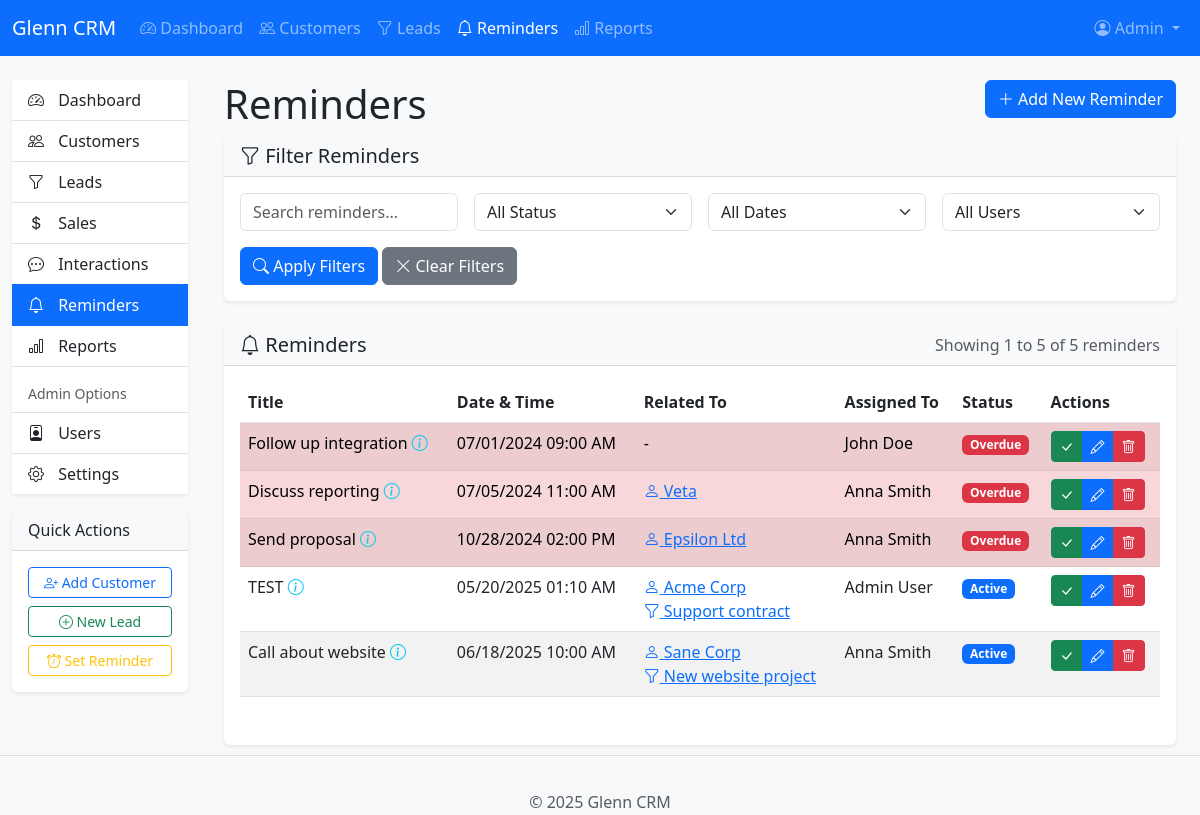
The page /glenncrm/index.php?page=reminders (signed in) on the database its author committed.
### tables this page shows
CREATE TABLE `settings` (
  `setting_id` int(11) NOT NULL,
  `setting_name` varchar(50) NOT NULL,
  `setting_value` text DEFAULT NULL,
  `setting_description` text DEFAULT NULL,
  `is_public` tinyint(1) DEFAULT 0,
  `updated_at` timestamp NOT NULL DEFAULT current_timestamp() ON UPDATE current_timestamp()
);

CREATE TABLE `reminders` (
  `reminder_id` int(11) NOT NULL,
  `user_id` int(11) NOT NULL,
  `customer_id` int(11) DEFAULT NULL,
  `lead_id` int(11) DEFAULT NULL,
  `title` varchar(100) NOT NULL,
  `reminder_date` datetime NOT NULL,
  `message` text DEFAULT NULL,
  `is_completed` tinyint(1) DEFAULT 0,
  `sent` tinyint(1) DEFAULT 0,
  `created_at` timestamp NOT NULL DEFAULT current_timestamp()
);

CREATE TABLE `users` (
  `user_id` int(11) NOT NULL,
  `username` varchar(50) NOT NULL,
  `password_hash` varchar(255) NOT NULL,
  `email` varchar(100) NOT NULL,
  `first_name` varchar(50) NOT NULL,
  `last_name` varchar(50) NOT NULL,
  `role` enum('admin','user') DEFAULT 'user',
  `last_login` timestamp NULL DEFAULT NULL,
  `created_at` timestamp NOT NULL DEFAULT current_timestamp()
);

CREATE TABLE `customers` (
  `customer_id` int(11) NOT NULL,
  `name` varchar(100) NOT NULL,
  `email` varchar(100) DEFAULT NULL,
  `phone` varchar(20) DEFAULT NULL,
  `address` text DEFAULT NULL,
  `notes` text DEFAULT NULL,
  `status` enum('active','inactive','prospect') DEFAULT 'active',
  `assigned_to` int(11) DEFAULT NULL,
  `created_at` timestamp NOT NULL DEFAULT current_timestamp(),
  `updated_at` timestamp NULL DEFAULT NULL ON UPDATE current_timestamp()
);

CREATE TABLE `leads` (
  `lead_id` int(11) NOT NULL,
  `customer_id` int(11) DEFAULT NULL,
  `title` varchar(100) NOT NULL,
  `description` text DEFAULT NULL,
  `status` enum('new','contacted','qualified','proposal','negotiation','closed_won','closed_lost') DEFAULT 'new',
  `source` varchar(100) DEFAULT NULL,
  `value` decimal(10,2) DEFAULT 0.00,
  `expected_close_date` date DEFAULT NULL,
  `priority` enum('low','medium','high') DEFAULT 'medium',
  `assigned_to` int(11) DEFAULT NULL,
  `created_at` timestamp NOT NULL DEFAULT current_timestamp(),
  `updated_at` timestamp NULL DEFAULT NULL ON UPDATE current_timestamp()
);

### glenncrm/pages/reminders.php (the view, shortened to what the rows shown need)
<?php
$action = isset($_GET['action']) ? sanitize_input($_GET['action']) : 'list';
$current_page = isset($_GET['p']) ? intval($_GET['p']) : 1;
$items_per_page = intval(get_setting('items_per_page', 10));
$offset = ($current_page - 1) * $items_per_page;
$is_admin = is_admin();
switch ($action) {
        ?>
        <?php
    default:
        $conditions = [];
        $params = [];
        $param_types = '';
        $where_clause = !empty($conditions) ? " WHERE " . implode(" AND ", $conditions) : "";
        $query = "SELECT r.*, c.name as customer_name, l.title as lead_title, u.first_name, u.last_name
                 FROM reminders r
                 LEFT JOIN customers c ON r.customer_id = c.customer_id
                 LEFT JOIN leads l ON r.lead_id = l.lead_id
                 LEFT JOIN users u ON r.user_id = u.user_id"
                 . $where_clause .
                 " ORDER BY r.reminder_date ASC LIMIT ?, ?";
        $stmt = $conn->prepare($query);
        $param_types .= 'ii';
        $params[] = $offset;
        $params[] = $items_per_page;
        $stmt->bind_param($param_types, ...$params);
        $stmt->execute();
        $reminders = $stmt->get_result();
?>
<div class="content-header">
    <div class="container-fluid">
        <div class="row mb-2">
            <div class="col-sm-6">
                <h1 class="m-0">Reminders</h1>
            </div>
        </div>
    </div>
</div>
<section class="content">
    <div class="container-fluid">
        <div class="card">
            <div class="card-body">
                <?php if ($reminders->num_rows > 0): ?>
                <div class="table-responsive">
                    <table class="table table-striped table-hover">
                        <thead>
                            <tr>
                                <th>Title</th>
                                <th>Date & Time</th>
                                <th>Related To</th>
                                <?php if ($is_admin): ?>
                                <th>Assigned To</th>
                                <?php endif; ?>
                                <th>Status</th>
                                <th>Actions</th>
                            </tr>
                        </thead>
                        <tbody>
                            <?php while ($reminder = $reminders->fetch_assoc()): ?>
                                <?php
                                    $row_class = '';
                                    $is_overdue = strtotime($reminder['reminder_date']) < time() && !$reminder['is_completed'];
                                    $is_today = date('Y-m-d') == date('Y-m-d', strtotime($reminder['reminder_date']));
                                    if ($is_overdue) {
                                        $row_class = 'table-danger';
                                    } elseif ($is_today && !$reminder['is_completed']) {
                                        $row_class = 'table-warning';
                                    } elseif ($reminder['is_completed']) {
                                        $row_class = 'table-success';
                                    }
                                ?>
                                <tr class="<?php echo $row_class; ?>">
                                    <td>
                                        <?php echo htmlspecialchars($reminder['title']); ?>
                                        <?php if (!empty($reminder['message'])): ?>
                                            <i class="bi bi-info-circle text-info" data-bs-toggle="tooltip" title="<?php echo htmlspecialchars($reminder['message']); ?>"></i>
                                        <?php endif; ?>
                                    </td>
                                    <td>
                                        <?php echo format_date($reminder['reminder_date'], 'm/d/Y h:i A'); ?>
                                    </td>
                                    <td>
                                        <?php if ($reminder['customer_id']): ?>
                                            <a href="<?php echo BASE_URL; ?>/index.php?page=customers&action=view&id=<?php echo $reminder['customer_id']; ?>">
                                                <i class="bi bi-person"></i> <?php echo htmlspecialchars($reminder['customer_name']); ?>
                                            </a>
                                            <?php if ($reminder['lead_id']): ?>
                                                <br>
                                                <a href="<?php echo BASE_URL; ?>/index.php?page=leads&action=view&id=<?php echo $reminder['lead_id']; ?>">
                                                    <i class="bi bi-funnel"></i> <?php echo htmlspecialchars($reminder['lead_title']); ?>
                                                </a>
                                            <?php endif; ?>
                                        <?php else: ?>
                                            -
                                        <?php endif; ?>
                                    </td>
                                    <?php if ($is_admin): ?>
                                    <td>
                                        <?php echo htmlspecialchars($reminder['first_name'] . ' ' . $reminder['last_name']); ?>
                                    </td>
                                    <?php endif; ?>
                                    <td>
                                        <?php if ($reminder['is_completed']): ?>
                                            <span class="badge bg-success">Completed</span>
                                        <?php elseif ($is_overdue): ?>
                                            <span class="badge bg-danger">Overdue</span>
                                        <?php elseif ($is_today): ?>
                                            <span class="badge bg-warning text-dark">Today</span>
                                        <?php else: ?>
                                            <span class="badge bg-primary">Active</span>
                                        <?php endif; ?>
                                    </td>
                                    <td>
                                        <div class="btn-group btn-group-sm">
                                            <?php if (!$reminder['is_completed']): ?>
                                                <a href="<?php echo BASE_URL; ?>/index.php?page=reminders&action=complete&id=<?php echo $reminder['reminder_id']; ?>" class="btn btn-success" title="Mark as Completed">
                                                    <i class="bi bi-check-lg"></i>
                                                </a>
                                            <?php endif; ?>
                                            <a href="<?php echo BASE_URL; ?>/index.php?page=reminders&action=edit&id=<?php echo $reminder['reminder_id']; ?>" class="btn btn-primary" title="Edit Reminder">
                                                <i class="bi bi-pencil"></i>
                                            </a>
                                            <a href="<?php echo BASE_URL; ?>/index.php?page=reminders&action=delete&id=<?php echo $reminder['reminder_id']; ?>" class="btn btn-danger confirm-delete" title="Delete Reminder" onclick="return confirm('Are you sure you want to delete this reminder?')">
                                                <i class="bi bi-trash"></i>
                                            </a>
                                        </div>
                                    </td>
                                </tr>
                            <?php endwhile; ?>
                        </tbody>
                    </table>
                </div>
                <?php else: ?>
                    <p class="text-center">No reminders found. <a href="<?php echo BASE_URL; ?>/index.php?page=reminders&action=add">Add a new reminder</a>.</p>
                <?php endif; ?>
            </div>
        </div>
    </div>
</section>
<?php
        break;
}
?>

### glenncrm/includes/navigation.php (shortened to what the rows shown need)
<nav class="navbar navbar-expand-lg navbar-dark bg-primary">
    <div class="container-fluid">
        <a class="navbar-brand" href="<?php echo BASE_URL; ?>/index.php">
            <?php echo get_setting('company_name', 'Glenn CRM'); ?>
        </a>
        <div class="collapse navbar-collapse" id="navbarMain">
            <ul class="navbar-nav me-auto">
                <li class="nav-item">
                    <a class="nav-link <?php echo $page == 'dashboard' ? 'active' : ''; ?>" href="<?php echo BASE_URL; ?>/index.php">
                        <i class="bi bi-speedometer2"></i> Dashboard
                    </a>
                </li>
                <li class="nav-item">
                    <a class="nav-link <?php echo $page == 'customers' ? 'active' : ''; ?>" href="<?php echo BASE_URL; ?>/index.php?page=customers">
                        <i class="bi bi-people"></i> Customers
                    </a>
                </li>
                <li class="nav-item">
                    <a class="nav-link <?php echo $page == 'leads' ? 'active' : ''; ?>" href="<?php echo BASE_URL; ?>/index.php?page=leads">
                        <i class="bi bi-funnel"></i> Leads
                    </a>
                </li>
                <li class="nav-item">
                    <a class="nav-link <?php echo $page == 'reminders' ? 'active' : ''; ?>" href="<?php echo BASE_URL; ?>/index.php?page=reminders">
                        <i class="bi bi-bell"></i> Reminders
                    </a>
                </li>
                <li class="nav-item">
                    <a class="nav-link <?php echo $page == 'reports' ? 'active' : ''; ?>" href="<?php echo BASE_URL; ?>/index.php?page=reports">
                        <i class="bi bi-bar-chart"></i> Reports
                    </a>
                </li>
            </ul>
            <ul class="navbar-nav">
                <li class="nav-item dropdown">
                    <a class="nav-link dropdown-toggle" href="#" id="navbarDropdown" role="button" data-bs-toggle="dropdown">
                        <i class="bi bi-person-circle"></i>
                        <?php echo $_SESSION['first_name']; ?>
                    </a>
                </li>
            </ul>
        </div>
    </div>
</nav>

### glenncrm/includes/footer.php
<footer class="footer mt-auto py-3 bg-light">
    <div class="container text-center">
        <span class="text-muted">
            &copy; <?php echo date('Y'); ?> <?php echo get_setting('company_name', 'Glenn CRM'); ?>
        </span>
    </div>
</footer>
</body></html>

### rows shown on the page
settings: setting_value "Glenn CRM"
reminders: title "Follow up integration", reminder_date "07/01/2024 09:00 AM", user.last_name "John Doe", is_completed "Overdue"
reminders: title "Discuss reporting", reminder_date "07/05/2024 11:00 AM", customer.name "Veta", user.last_name "Anna Smith", is_completed "Overdue"
reminders: title "Send proposal", reminder_date "10/28/2024 02:00 PM", customer.name "Epsilon Ltd", user.last_name "Anna Smith", is_completed "Overdue"
reminders: title "TEST", reminder_date "05/20/2025 01:10 AM", customer.name "Acme Corp", lead.title "Support contract", user.last_name "Admin User", is_completed "Active"
reminders: title "Call about website", reminder_date "06/18/2025 10:00 AM", customer.name "Sane Corp", lead.title "New website project", user.last_name "Anna Smith", is_completed "Active"

### other values the page prints
$_SESSION['first_name'] "Admin"
min(($current_page - 1) * $items_per_page + 1, $total_items) "1"
min($current_page * $items_per_page, $total_items) "5"
$total_items "5"
form field user_id "All Users"
